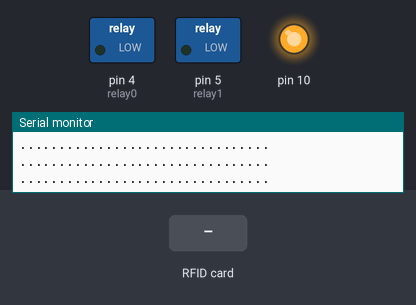
A sketch run on a simulated Arduino Uno, built with avr-gcc and run on an emulated ATmega328P. Shown: switched loads named in the sketch (green lamp = pin HIGH), output pins drawn as LEDs (lit = HIGH), the last lines printed to the serial monitor. Dashed ring = blinking. Inputs (shaded band) come from the test bench. Pins used as bus, display or sensor lines are not drawn.

Above: at 1.3 s.
1.4 s: RFID card B5 EE 6A C9 held to the reader
At 2.4 s:
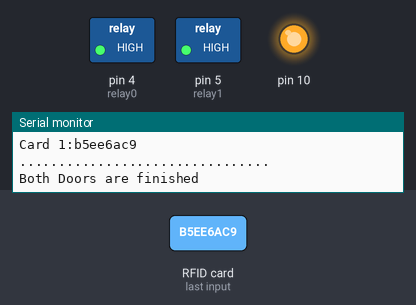
4.4 s: RFID card 65 65 6B C9 held to the reader
6.9 s: RFID card 5E 7A 19 C4 held to the reader
At 7.5 s:
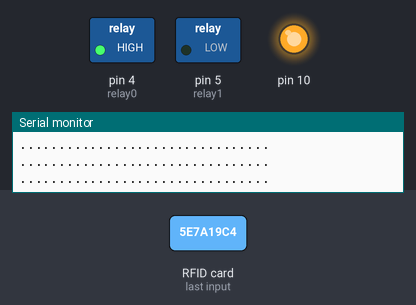
Timing chart, 0 to 9.9 s (numbered marks = the images above; inputs shaded):
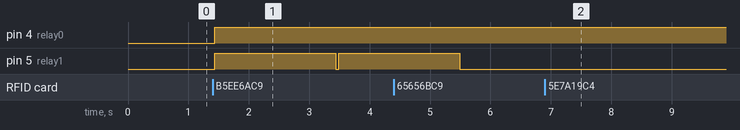

The sketch:

Sliding_doors.ino
```cpp
/*
 * Puzzle: Sliding Door Activation
 * Description: When players place an RFID coin into correct position, sliding doors will unlock
 *              Both sides are controled by same arduino
 * Episode: Warriors Way, Plano
 * Date Updated: October 6, 2017
 *
 */

#include <MFRC522.h>
#include <SPI.h>


/*
 * MFRC522 PIN ASSIGNMENT
 * NSS: nfc0 pin different from each one
 * SCK: pin 13
 * MOSI = pin 11
 * MISO = pin 12
 * GND = GND
 * RST = pin 9
 * VCC = 3.3V
 */

//Degress pin assignments
const int exitButton = 2;
const int motionSensor = 3;

//Relay pin assingment for both sliding doors
const int relay0 = 4;
const int relay1 = 5;

//SPI PIN for the teo readers (SS Pin)
const int nfc0 = 6;
const int nfc1 = 7;

//Stores the value of the chip
String temp0;
String temp1;

//Checking different states
int flag0 = -1;
int flag1 = -1;

//Checking differnt states
int test0 = 0;
int test1 = 1;

//Initializes RFID reader from library
MFRC522 mfrc522_0(nfc0, 9);
MFRC522 mfrc522_1(nfc1, 9);


void setup() {
  Serial.begin(9600);
  pinMode(nfc0, OUTPUT);
  pinMode(nfc1, OUTPUT);

  pinMode(relay0, OUTPUT);
  pinMode(relay1, OUTPUT);
  digitalWrite(relay0, LOW);
  digitalWrite(relay1, LOW);

  pinMode(exitButton, INPUT_PULLUP);
  pinMode(motionSensor, INPUT_PULLUP);

  //SPI COMMUNICATION for rfid reader
 SPI.begin();
 SPI.setBitOrder(MSBFIRST);

 //Call a method from class library to being read
 mfrc522_0.PCD_Init();
 mfrc522_1.PCD_Init();

}


 void read32bitValue(int value, int ss)
{
 digitalWrite(ss, LOW);
 uint32_t val;
 val = SPI.transfer(0xff); //0xff is a dummy
 val |= (uint32_t)SPI.transfer(0xff) << 8;
 val |= (uint32_t)SPI.transfer(0xff) << 16;
 val |= (uint32_t)SPI.transfer(0xff) << 24;
 digitalWrite(ss, HIGH);
}

// Get the UID of the card being scanned
String getID(MFRC522 card){

 String output = "";

 for (byte i = 0; i < card.uid.size; i++) {
 output += card.uid.uidByte[i] < 0x10 ? "0" : "";
 output += String(card.uid.uidByte[i],HEX);
 }

 return output;
}

String readCard(MFRC522 card,int readerNumber) {

 if ( !card.PICC_IsNewCardPresent()) {
  return ("         ");
 }

 if ( !card.PICC_ReadCardSerial()) {
  return("BUS");
 }

 Serial.print("Card "+String(readerNumber)+":");
 Serial.println(getID(card));

 return(getID(card));


}

void(* resetFunc) (void) = 0;


void loop() {

 //Reads and checks 1st reader
read32bitValue(0, nfc0);
 temp0 = readCard(mfrc522_0,0);
 if((temp0.equals("65656bc9")))
 {
  flag0 = 1;
  test0 = 0;


 }
 else if(temp0.equals("         ") && test0 == 0)
 {
  test0++;
 }
 else
 {
  flag0 = -1;
  test0 = 0;
 }


 //Reads and checks 2nd reader
 read32bitValue(0, nfc1);
 temp1 = readCard(mfrc522_1,1);
 if((temp1.equals("b5ee6ac9")))
 {
  flag1 = 1;
  test1 = 0;
 }
 else if(temp1.equals("         ") && test1 == 0)
 {
  test1++;
 }
 else
 {
  flag1 = -1;
  test1 = 0;
 }


Serial.println("................................");


if((flag0 = 1) && (flag1 == 1))
{
  Serial.println("Both Doors are finished");

  //Activate Maglock
  digitalWrite(relay0, HIGH);
  digitalWrite(relay1, HIGH);
  delay(2000);
  digitalWrite(relay1, LOW);
  digitalWrite(relay1, LOW);

}

if(exitButton == LOW || motionSensor == LOW)
{

  //Activate Maglock
  digitalWrite(relay0, HIGH);
  digitalWrite(relay1, HIGH);
  delay(2000);
  digitalWrite(relay1, LOW);
  digitalWrite(relay1, LOW);

}


}
```

Measured:
- after the input at 1.4 s, pin 4 (relay0): LOW → HIGH at once; pin 5 (relay1): LOW → HIGH at once, → LOW 2.0 s later, → HIGH 0.05 s later
